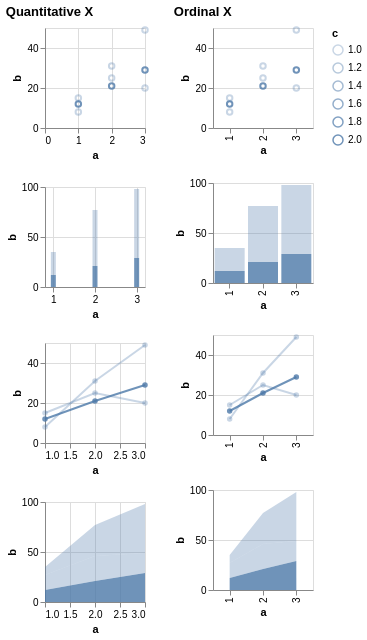

Express this chart as Vega-Lite.
### Vega-Lite specification from a JSON file in a GitHub repository (floating-point values rounded to 4 significant figures)
{"$schema": "https://vega.github.io/schema/vega-lite/v6.json", "description": "Testing invalid", "data": {"values": [{"a": 1, "b": 15, "c": 1}, {"a": 2, "b": 25, "c": 1}, {"a": 3, "b": 20, "c": 1}, {"a": 1, "b": 12, "c": 2}, {"a": 2, "b": 21, "c": 2}, {"a": 3, "b": 29, "c": 2}, {"a": 1, "b": 8, "c": null}, {"a": 2, "b": 31, "c": null}, {"a": 3, "b": 49, "c": null}]}, "config": {"mark": {"invalid": "show", "tooltip": true}}, "hconcat": [{"title": "Quantitative X", "vconcat": [{"width": 100, "height": 100, "mark": "point", "encoding": {"x": {"field": "a", "type": "quantitative"}, "y": {"field": "b", "type": "quantitative"}, "opacity": {"field": "c", "type": "quantitative"}}}, {"width": 100, "height": 100, "mark": "bar", "encoding": {"x": {"field": "a", "type": "quantitative"}, "y": {"field": "b", "type": "quantitative"}, "opacity": {"field": "c", "type": "quantitative"}}}, {"width": 100, "height": 100, "mark": {"type": "line", "point": true}, "encoding": {"x": {"field": "a", "type": "quantitative"}, "y": {"field": "b", "type": "quantitative"}, "opacity": {"field": "c", "type": "quantitative"}}}, {"width": 100, "height": 100, "mark": "area", "encoding": {"x": {"field": "a", "type": "quantitative"}, "y": {"field": "b", "type": "quantitative"}, "opacity": {"field": "c", "type": "quantitative"}}}]}, {"title": "Ordinal X", "vconcat": [{"width": 100, "height": 100, "mark": "point", "encoding": {"x": {"field": "a", "type": "ordinal"}, "y": {"field": "b", "type": "quantitative"}, "opacity": {"field": "c", "type": "quantitative"}}}, {"width": 100, "height": 100, "mark": "bar", "encoding": {"x": {"field": "a", "type": "ordinal"}, "y": {"field": "b", "type": "quantitative"}, "opacity": {"field": "c", "type": "quantitative"}}}, {"width": 100, "height": 100, "mark": {"type": "line", "point": true}, "encoding": {"x": {"field": "a", "type": "ordinal"}, "y": {"field": "b", "type": "quantitative"}, "opacity": {"field": "c", "type": "quantitative"}}}, {"width": 100, "height": 100, "mark": "area", "encoding": {"x": {"field": "a", "type": "ordinal"}, "y": {"field": "b", "type": "quantitative"}, "opacity": {"field": "c", "type": "quantitative"}}}]}]}
